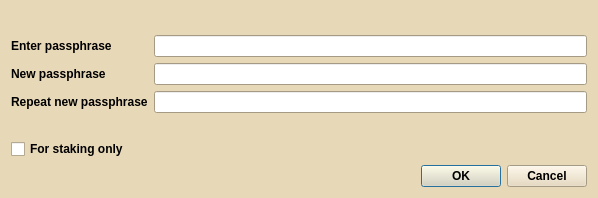
<?xml version="1.0" encoding="UTF-8"?>
<ui version="4.0">
 <class>AskPassphraseDialog</class>
 <widget class="QDialog" name="AskPassphraseDialog">
  <property name="geometry">
   <rect>
    <x>0</x>
    <y>0</y>
    <width>598</width>
    <height>198</height>
   </rect>
  </property>
  <property name="sizePolicy">
   <sizepolicy hsizetype="Preferred" vsizetype="Minimum">
    <horstretch>0</horstretch>
    <verstretch>0</verstretch>
   </sizepolicy>
  </property>
  <property name="minimumSize">
   <size>
    <width>550</width>
    <height>0</height>
   </size>
  </property>
  <property name="palette">
   <palette>
    <active>
     <colorrole role="WindowText">
      <brush brushstyle="SolidPattern">
       <color alpha="255">
        <red>0</red>
        <green>0</green>
        <blue>0</blue>
       </color>
      </brush>
     </colorrole>
     <colorrole role="Button">
      <brush brushstyle="SolidPattern">
       <color alpha="255">
        <red>231</red>
        <green>216</green>
        <blue>184</blue>
       </color>
      </brush>
     </colorrole>
     <colorrole role="Light">
      <brush brushstyle="SolidPattern">
       <color alpha="255">
        <red>255</red>
        <green>255</green>
        <blue>255</blue>
       </color>
      </brush>
     </colorrole>
     <colorrole role="Midlight">
      <brush brushstyle="SolidPattern">
       <color alpha="255">
        <red>243</red>
        <green>235</green>
        <blue>219</blue>
       </color>
      </brush>
     </colorrole>
     <colorrole role="Dark">
      <brush brushstyle="SolidPattern">
       <color alpha="255">
        <red>115</red>
        <green>108</green>
        <blue>92</blue>
       </color>
      </brush>
     </colorrole>
     <colorrole role="Mid">
      <brush brushstyle="SolidPattern">
       <color alpha="255">
        <red>154</red>
        <green>144</green>
        <blue>123</blue>
       </color>
      </brush>
     </colorrole>
     <colorrole role="Text">
      <brush brushstyle="SolidPattern">
       <color alpha="255">
        <red>0</red>
        <green>0</green>
        <blue>0</blue>
       </color>
      </brush>
     </colorrole>
     <colorrole role="BrightText">
      <brush brushstyle="SolidPattern">
       <color alpha="255">
        <red>255</red>
        <green>255</green>
        <blue>255</blue>
       </color>
      </brush>
     </colorrole>
     <colorrole role="ButtonText">
      <brush brushstyle="SolidPattern">
       <color alpha="255">
        <red>0</red>
        <green>0</green>
        <blue>0</blue>
       </color>
      </brush>
     </colorrole>
     <colorrole role="Base">
      <brush brushstyle="SolidPattern">
       <color alpha="255">
        <red>255</red>
        <green>255</green>
        <blue>255</blue>
       </color>
      </brush>
     </colorrole>
     <colorrole role="Window">
      <brush brushstyle="SolidPattern">
       <color alpha="255">
        <red>231</red>
        <green>216</green>
        <blue>184</blue>
       </color>
      </brush>
     </colorrole>
     <colorrole role="Shadow">
      <brush brushstyle="SolidPattern">
       <color alpha="255">
        <red>0</red>
        <green>0</green>
        <blue>0</blue>
       </color>
      </brush>
     </colorrole>
     <colorrole role="AlternateBase">
      <brush brushstyle="SolidPattern">
       <color alpha="255">
        <red>243</red>
        <green>235</green>
        <blue>219</blue>
       </color>
      </brush>
     </colorrole>
     <colorrole role="ToolTipBase">
      <brush brushstyle="SolidPattern">
       <color alpha="255">
        <red>255</red>
        <green>255</green>
        <blue>220</blue>
       </color>
      </brush>
     </colorrole>
     <colorrole role="ToolTipText">
      <brush brushstyle="SolidPattern">
       <color alpha="255">
        <red>0</red>
        <green>0</green>
        <blue>0</blue>
       </color>
      </brush>
     </colorrole>
    </active>
    <inactive>
     <colorrole role="WindowText">
      <brush brushstyle="SolidPattern">
       <color alpha="255">
        <red>0</red>
        <green>0</green>
        <blue>0</blue>
       </color>
      </brush>
     </colorrole>
     <colorrole role="Button">
      <brush brushstyle="SolidPattern">
       <color alpha="255">
        <red>231</red>
        <green>216</green>
        <blue>184</blue>
       </color>
      </brush>
     </colorrole>
     <colorrole role="Light">
      <brush brushstyle="SolidPattern">
       <color alpha="255">
        <red>255</red>
        <green>255</green>
        <blue>255</blue>
       </color>
      </brush>
     </colorrole>
     <colorrole role="Midlight">
      <brush brushstyle="SolidPattern">
       <color alpha="255">
        <red>243</red>
        <green>235</green>
        <blue>219</blue>
       </color>
      </brush>
     </colorrole>
     <colorrole role="Dark">
      <brush brushstyle="SolidPattern">
       <color alpha="255">
        <red>115</red>
        <green>108</green>
        <blue>92</blue>
       </color>
      </brush>
     </colorrole>
     <colorrole role="Mid">
      <brush brushstyle="SolidPattern">
       <color alpha="255">
        <red>154</red>
        <green>144</green>
        <blue>123</blue>
       </color>
      </brush>
     </colorrole>
     <colorrole role="Text">
      <brush brushstyle="SolidPattern">
       <color alpha="255">
        <red>0</red>
        <green>0</green>
        <blue>0</blue>
       </color>
      </brush>
     </colorrole>
     <colorrole role="BrightText">
      <brush brushstyle="SolidPattern">
       <color alpha="255">
        <red>255</red>
        <green>255</green>
        <blue>255</blue>
       </color>
      </brush>
     </colorrole>
     <colorrole role="ButtonText">
      <brush brushstyle="SolidPattern">
       <color alpha="255">
        <red>0</red>
        <green>0</green>
        <blue>0</blue>
       </color>
      </brush>
     </colorrole>
     <colorrole role="Base">
      <brush brushstyle="SolidPattern">
       <color alpha="255">
        <red>255</red>
        <green>255</green>
        <blue>255</blue>
       </color>
      </brush>
     </colorrole>
     <colorrole role="Window">
      <brush brushstyle="SolidPattern">
       <color alpha="255">
        <red>231</red>
        <green>216</green>
        <blue>184</blue>
       </color>
      </brush>
     </colorrole>
     <colorrole role="Shadow">
      <brush brushstyle="SolidPattern">
       <color alpha="255">
        <red>0</red>
        <green>0</green>
        <blue>0</blue>
       </color>
      </brush>
     </colorrole>
     <colorrole role="AlternateBase">
      <brush brushstyle="SolidPattern">
       <color alpha="255">
        <red>243</red>
        <green>235</green>
        <blue>219</blue>
       </color>
      </brush>
     </colorrole>
     <colorrole role="ToolTipBase">
      <brush brushstyle="SolidPattern">
       <color alpha="255">
        <red>255</red>
        <green>255</green>
        <blue>220</blue>
       </color>
      </brush>
     </colorrole>
     <colorrole role="ToolTipText">
      <brush brushstyle="SolidPattern">
       <color alpha="255">
        <red>0</red>
        <green>0</green>
        <blue>0</blue>
       </color>
      </brush>
     </colorrole>
    </inactive>
    <disabled>
     <colorrole role="WindowText">
      <brush brushstyle="SolidPattern">
       <color alpha="255">
        <red>115</red>
        <green>108</green>
        <blue>92</blue>
       </color>
      </brush>
     </colorrole>
     <colorrole role="Button">
      <brush brushstyle="SolidPattern">
       <color alpha="255">
        <red>231</red>
        <green>216</green>
        <blue>184</blue>
       </color>
      </brush>
     </colorrole>
     <colorrole role="Light">
      <brush brushstyle="SolidPattern">
       <color alpha="255">
        <red>255</red>
        <green>255</green>
        <blue>255</blue>
       </color>
      </brush>
     </colorrole>
     <colorrole role="Midlight">
      <brush brushstyle="SolidPattern">
       <color alpha="255">
        <red>243</red>
        <green>235</green>
        <blue>219</blue>
       </color>
      </brush>
     </colorrole>
     <colorrole role="Dark">
      <brush brushstyle="SolidPattern">
       <color alpha="255">
        <red>115</red>
        <green>108</green>
        <blue>92</blue>
       </color>
      </brush>
     </colorrole>
     <colorrole role="Mid">
      <brush brushstyle="SolidPattern">
       <color alpha="255">
        <red>154</red>
        <green>144</green>
        <blue>123</blue>
       </color>
      </brush>
     </colorrole>
     <colorrole role="Text">
      <brush brushstyle="SolidPattern">
       <color alpha="255">
        <red>115</red>
        <green>108</green>
        <blue>92</blue>
       </color>
      </brush>
     </colorrole>
     <colorrole role="BrightText">
      <brush brushstyle="SolidPattern">
       <color alpha="255">
        <red>255</red>
        <green>255</green>
        <blue>255</blue>
       </color>
      </brush>
     </colorrole>
     <colorrole role="ButtonText">
      <brush brushstyle="SolidPattern">
       <color alpha="255">
        <red>115</red>
        <green>108</green>
        <blue>92</blue>
       </color>
      </brush>
     </colorrole>
     <colorrole role="Base">
      <brush brushstyle="SolidPattern">
       <color alpha="255">
        <red>231</red>
        <green>216</green>
        <blue>184</blue>
       </color>
      </brush>
     </colorrole>
     <colorrole role="Window">
      <brush brushstyle="SolidPattern">
       <color alpha="255">
        <red>231</red>
        <green>216</green>
        <blue>184</blue>
       </color>
      </brush>
     </colorrole>
     <colorrole role="Shadow">
      <brush brushstyle="SolidPattern">
       <color alpha="255">
        <red>0</red>
        <green>0</green>
        <blue>0</blue>
       </color>
      </brush>
     </colorrole>
     <colorrole role="AlternateBase">
      <brush brushstyle="SolidPattern">
       <color alpha="255">
        <red>231</red>
        <green>216</green>
        <blue>184</blue>
       </color>
      </brush>
     </colorrole>
     <colorrole role="ToolTipBase">
      <brush brushstyle="SolidPattern">
       <color alpha="255">
        <red>255</red>
        <green>255</green>
        <blue>220</blue>
       </color>
      </brush>
     </colorrole>
     <colorrole role="ToolTipText">
      <brush brushstyle="SolidPattern">
       <color alpha="255">
        <red>0</red>
        <green>0</green>
        <blue>0</blue>
       </color>
      </brush>
     </colorrole>
    </disabled>
   </palette>
  </property>
  <property name="font">
   <font>
    <weight>75</weight>
    <bold>true</bold>
   </font>
  </property>
  <property name="windowTitle">
   <string>Passphrase Dialog</string>
  </property>
  <layout class="QVBoxLayout" name="verticalLayout">
   <item>
    <widget class="QLabel" name="warningLabel">
     <property name="textFormat">
      <enum>Qt::RichText</enum>
     </property>
     <property name="wordWrap">
      <bool>true</bool>
     </property>
    </widget>
   </item>
   <item>
    <layout class="QFormLayout" name="formLayout">
     <property name="fieldGrowthPolicy">
      <enum>QFormLayout::AllNonFixedFieldsGrow</enum>
     </property>
     <item row="0" column="0">
      <widget class="QLabel" name="passLabel1">
       <property name="text">
        <string>Enter passphrase</string>
       </property>
      </widget>
     </item>
     <item row="0" column="1">
      <widget class="QLineEdit" name="passEdit1">
       <property name="echoMode">
        <enum>QLineEdit::Password</enum>
       </property>
      </widget>
     </item>
     <item row="1" column="0">
      <widget class="QLabel" name="passLabel2">
       <property name="text">
        <string>New passphrase</string>
       </property>
      </widget>
     </item>
     <item row="1" column="1">
      <widget class="QLineEdit" name="passEdit2">
       <property name="echoMode">
        <enum>QLineEdit::Password</enum>
       </property>
      </widget>
     </item>
     <item row="2" column="0">
      <widget class="QLabel" name="passLabel3">
       <property name="text">
        <string>Repeat new passphrase</string>
       </property>
      </widget>
     </item>
     <item row="2" column="1">
      <widget class="QLineEdit" name="passEdit3">
       <property name="echoMode">
        <enum>QLineEdit::Password</enum>
       </property>
      </widget>
     </item>
     <item row="3" column="1">
      <widget class="QLabel" name="capsLabel">
       <property name="font">
        <font>
         <weight>75</weight>
         <bold>true</bold>
        </font>
       </property>
       <property name="text">
        <string/>
       </property>
       <property name="alignment">
        <set>Qt::AlignCenter</set>
       </property>
      </widget>
     </item>
     <item row="4" column="0">
      <widget class="QCheckBox" name="stakingCheckBox">
       <property name="enabled">
        <bool>true</bool>
       </property>
       <property name="visible">
        <bool>false</bool>
       </property>
       <property name="toolTip">
        <string>Serves to disable the trivial sendmoney when OS account compromised. Provides no real security.</string>
       </property>
       <property name="text">
        <string>For staking only</string>
       </property>
      </widget>
     </item>
    </layout>
   </item>
   <item>
    <widget class="QDialogButtonBox" name="buttonBox">
     <property name="orientation">
      <enum>Qt::Horizontal</enum>
     </property>
     <property name="standardButtons">
      <set>QDialogButtonBox::Cancel|QDialogButtonBox::Ok</set>
     </property>
    </widget>
   </item>
  </layout>
 </widget>
 <resources/>
 <connections>
  <connection>
   <sender>buttonBox</sender>
   <signal>accepted()</signal>
   <receiver>AskPassphraseDialog</receiver>
   <slot>accept()</slot>
   <hints>
    <hint type="sourcelabel">
     <x>248</x>
     <y>254</y>
    </hint>
    <hint type="destinationlabel">
     <x>157</x>
     <y>274</y>
    </hint>
   </hints>
  </connection>
  <connection>
   <sender>buttonBox</sender>
   <signal>rejected()</signal>
   <receiver>AskPassphraseDialog</receiver>
   <slot>reject()</slot>
   <hints>
    <hint type="sourcelabel">
     <x>316</x>
     <y>260</y>
    </hint>
    <hint type="destinationlabel">
     <x>286</x>
     <y>274</y>
    </hint>
   </hints>
  </connection>
 </connections>
</ui>
